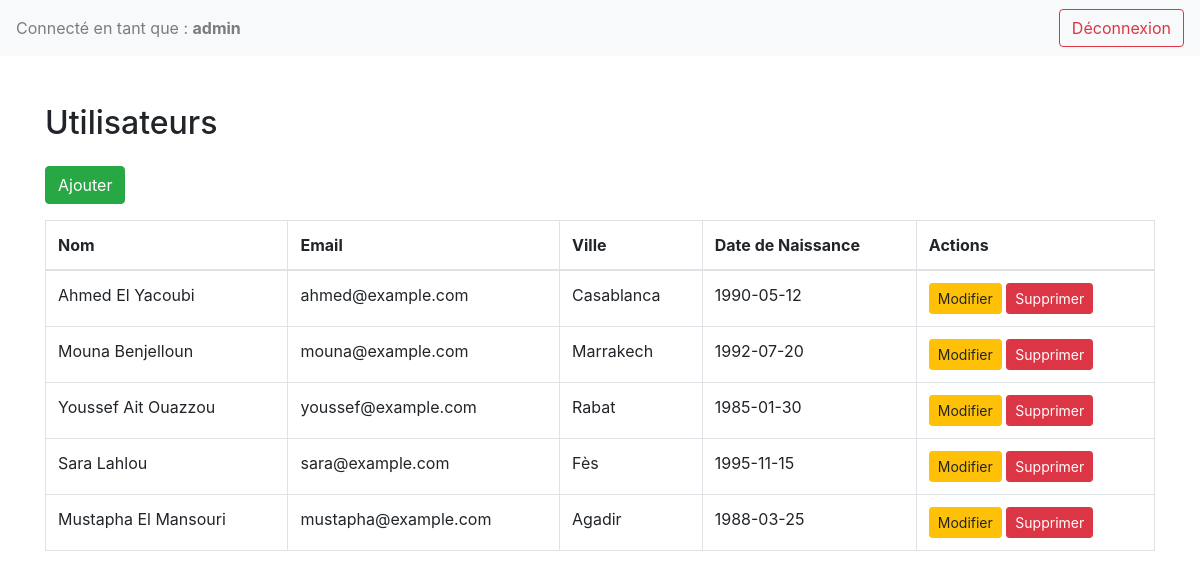
Before: /users.php (signed in) with the older database file.
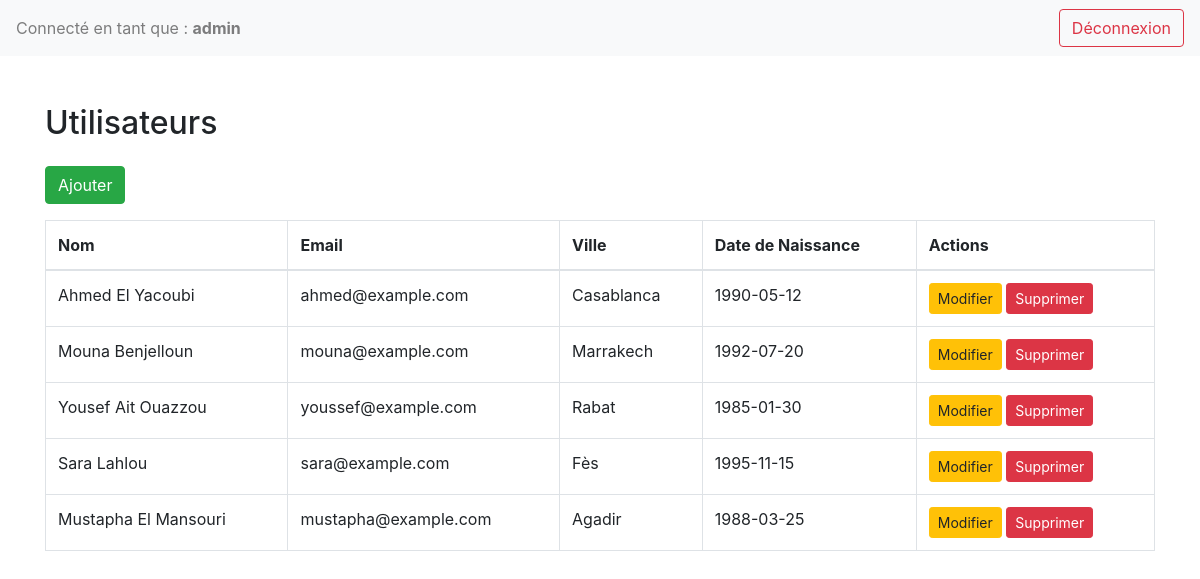
After: the same page with the newer database file.
### tables this page shows
CREATE TABLE users (
    id INT AUTO_INCREMENT PRIMARY KEY,
    first_name VARCHAR(100) NOT NULL,
    last_name VARCHAR(100) NOT NULL,
    email VARCHAR(100) NOT NULL UNIQUE,
    phone VARCHAR(15),
    address TEXT,
    city VARCHAR(100),
    country VARCHAR(100) DEFAULT 'Maroc',
    date_of_birth DATE,
    date_inscription TIMESTAMP DEFAULT CURRENT_TIMESTAMP
);

### users.php (the view, shortened to what this page needs)
<?php
include 'db.php';
$users = $pdo->query("SELECT * FROM users")->fetchAll(PDO::FETCH_ASSOC);
?>
<!DOCTYPE html>
<html lang="fr">
<head>
    <link href="https://stackpath.bootstrapcdn.com/bootstrap/4.3.1/css/bootstrap.min.css" rel="stylesheet">
</head>
<body>
<nav class="navbar navbar-light bg-light">
    <span class="navbar-text">
        Connecté en tant que : <strong><?= $_SESSION['admin'] ?></strong>
    </span>
    <a href="logout.php" class="btn btn-outline-danger">Déconnexion</a>
</nav>
<div class="container mt-5">
    <h2 class="mb-4">Utilisateurs</h2>
    <a href="add_user.php" class="btn btn-success mb-3">Ajouter</a>
    <table class="table table-bordered">
        <thead>
            <tr>
                <th>Nom</th>
                <th>Email</th>
                <th>Ville</th>
                <th>Date de Naissance</th>
                <th>Actions</th>
            </tr>
        </thead>
        <tbody>
        <?php foreach ($users as $user): ?>
            <tr>
                <td><?= htmlspecialchars($user['first_name'] . ' ' . $user['last_name']) ?></td>
                <td><?= htmlspecialchars($user['email']) ?></td>
                <td><?= htmlspecialchars($user['city']) ?></td>
                <td><?= htmlspecialchars($user['date_of_birth']) ?></td>
                <td>
                    <a href="edit_user.php?id=<?= $user['id'] ?>" class="btn btn-warning btn-sm">Modifier</a>
                    <a href="delete_user.php?id=<?= $user['id'] ?>" class="btn btn-danger btn-sm" onclick="return confirm('Supprimer ?')">Supprimer</a>
                </td>
            </tr>
        <?php endforeach; ?>
        </tbody>
    </table>
</div>
</body>
</html>

Changed rows visible on the page:
changed users "youssef@example.com": first_name+last_name "Youssef Ait Ouazzou" → "Yousef Ait Ouazzou"
